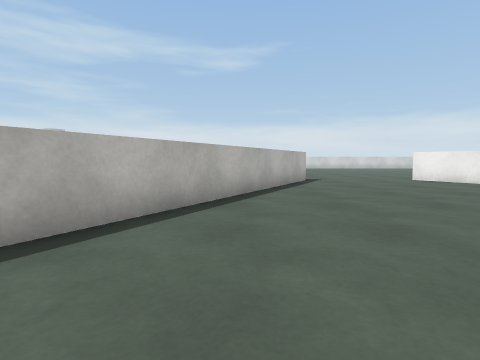
view 1 (above)

17 first-person views from a walk through a scene from a Unity 3-D project. The camera is 0.72 m above the floor, tilts 4° down and sees 80° across. The floor is counted in squares, 1 m on a side. Each view is taken from the middle of a square. On the plan, view 1 faces up. The plan holds only what a view shows up to about 10 squares ahead; the rest is blank. The place goes on beyond the plan. The player character is not drawn. Surface patterns are stand-ins for the level's own textures.

view 2
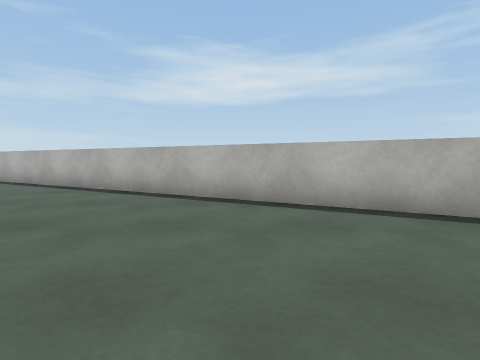

view 3
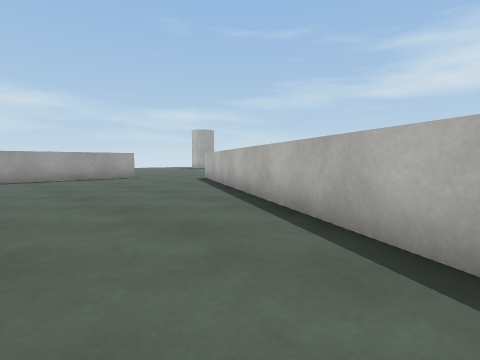

view 4
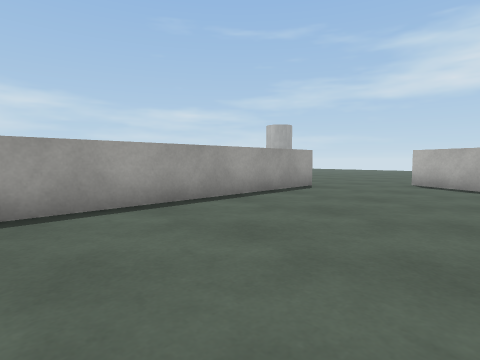

view 5
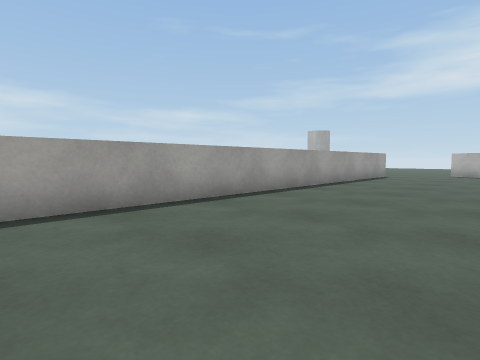

view 6
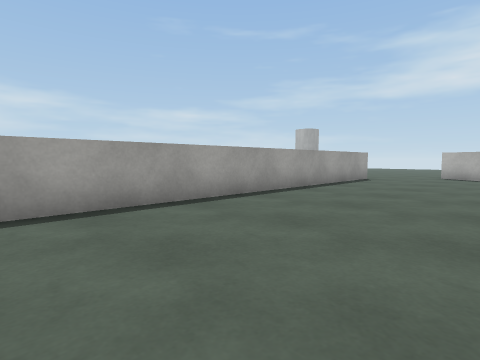

view 7
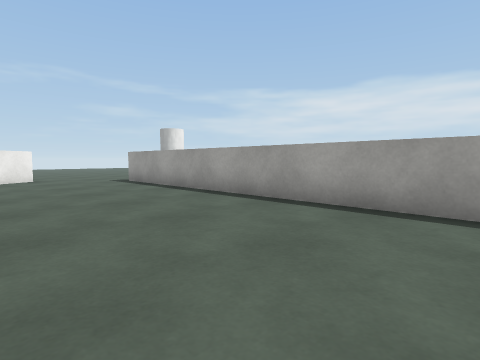

view 8
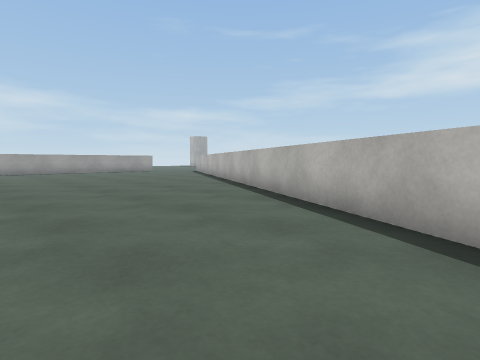

view 9
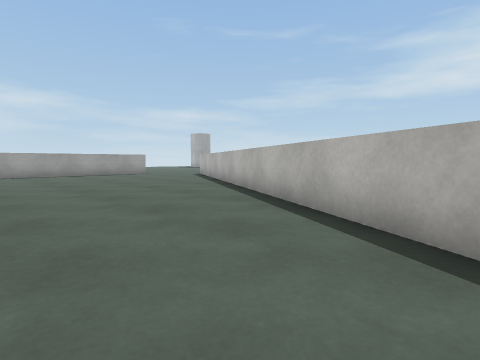

view 10
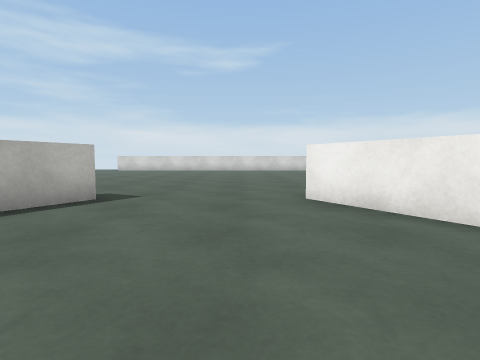

view 11
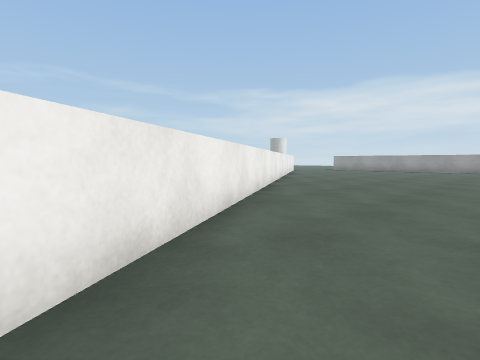

view 12
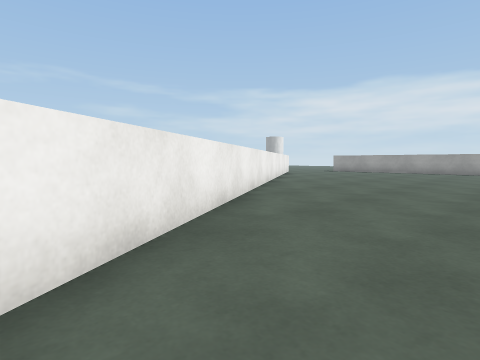

view 13
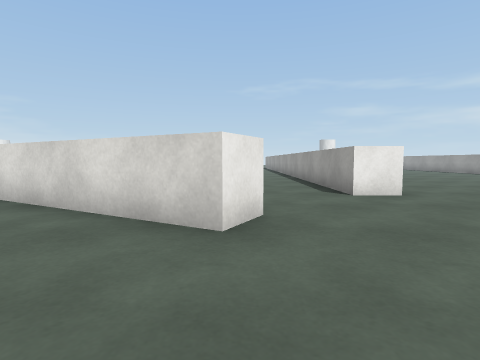

view 14
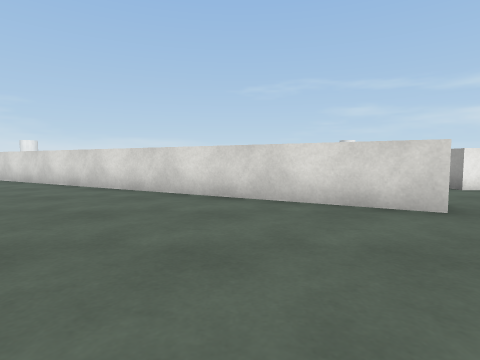

view 15
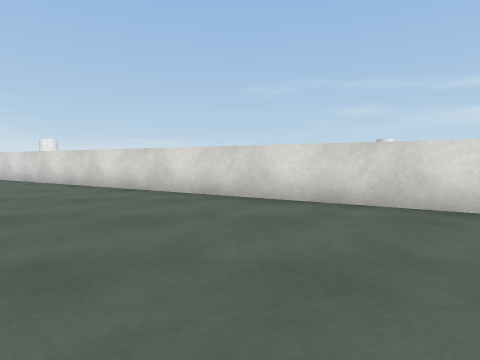

view 16
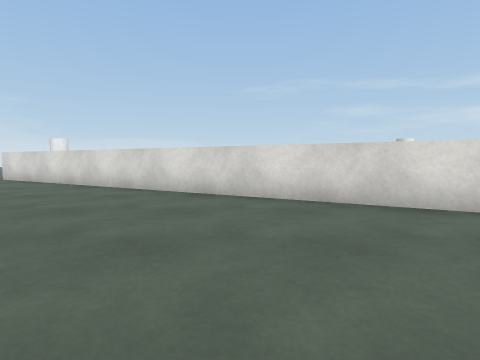

view 17
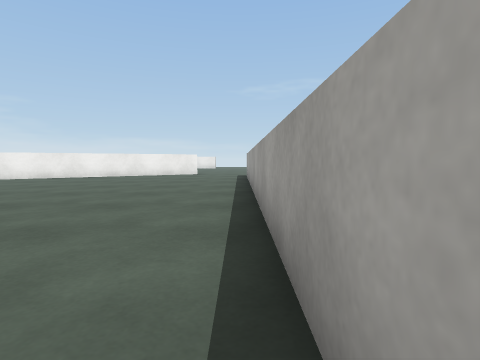

### Floor plan
Points are (right, up) in squares from view 1. A wall is a line through its corners. A room is listed if a view was taken in it or the views show most of it. See-through windows are left out.
Room 1 (views 1, 2, 3, 4, 5, 6, 7, 8, 9, 10, 12, 17)
walls: (9.4, 5) (7.1, 8.9); (1.6, 8.8) (-7.3, -7.3); (-5.2, -9.3) (9.5, -9.3)
ways out: opening at (-6, -8.3) to room 2; opening at (4, 8) to room 2
Room 2 (views 11, 13, 14, 15, 16)
walls: (-7.3, -7.3) (-8.2, -6.8) (1, 9.9); (-5.2, -10.4) (-5.2, -9.3); (2.4, 10.3) (1.6, 8.8); (7.1, 8.9) (6.2, 10.4)
ways out: opening at (-6, -8.3) to room 1; opening at (4, 8) to room 1

Positions as (right, up) in squares from view 1, and headings:
1: (0, 0), facing up
2: (3, 2), facing left
3: (0, 2), facing down-left
4: (2, -5), facing down-left
5: (8, -5), facing down-left
6: (6, -5), facing down-left
7: (5, -5), facing down-right
8: (4, 8), facing down-left
9: (2, 5), facing down-left
10: (5, 5), facing up
11: (5, 10), facing down-right
12: (6, 8), facing down-right
13: (-11, -7), facing right
14: (-12, -4), facing right
15: (-10, 0), facing right
16: (-9, 2), facing right
17: (2, -9), facing right
